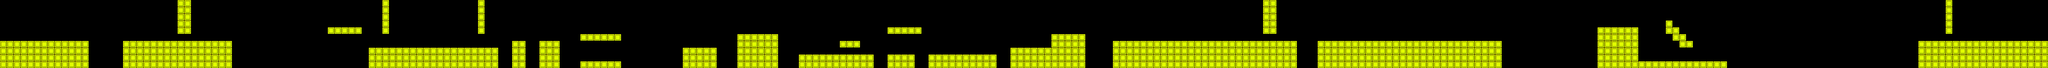

A 2D game scene composited from a Tiled map and its tileset images. What follows is a short description and the map's XML, with each tile layer's data collapsed to a summary:
An orthogonal 300x10 tile map with 64x64 px tiles, 4 tile layers (MapLayer, FloorLayer, EnemyLayer, FloorLayer2).

<map version="1.0" orientation="orthogonal" renderorder="right-down" width="300" height="10" tilewidth="64" tileheight="64" nextobjectid="1">
 <tileset firstgid="1" name="MAP" tilewidth="64" tileheight="64" tilecount="9" columns="3">
  <image source="MAP.png" width="192" height="192" />
  <tile id="0">
   <properties>
    <property name="mold" value="mold" />
   </properties>
  </tile>
  <tile id="1">
   <properties>
    <property name="enemy" value="enemy" />
   </properties>
  </tile>
  <tile id="2">
   <properties>
    <property name="floor" value="floor" />
   </properties>
  </tile>
  <tile id="3">
   <properties>
    <property name="crayfloor" value="crayfloor" />
   </properties>
  </tile>
  <tile id="4">
   <properties>
    <property name="needle" value="needle" />
   </properties>
  </tile>
  <tile id="5">
   <properties>
    <property name="slope" value="slope" />
   </properties>
  </tile>
  <tile id="6">
   <properties>
    <property name="coin" value="coin" />
   </properties>
  </tile>
 </tileset>
 <layer name="MapLayer" width="300" height="10" opacity="0">
  <data>[3000 cells, 264 non-empty, 5 distinct tile ids]</data>
 </layer>
 <layer name="FloorLayer" width="300" height="10">
  <data>[3000 cells, 296 non-empty, 1 distinct tile ids]</data>
 </layer>
 <layer name="EnemyLayer" width="300" height="10" opacity="0">
  <data>[3000 cells, 23 non-empty, 1 distinct tile ids]</data>
 </layer>
 <layer name="FloorLayer2" width="300" height="10">
  <data>[3000 cells, 445 non-empty, 1 distinct tile ids]</data>
 </layer>
</map>
